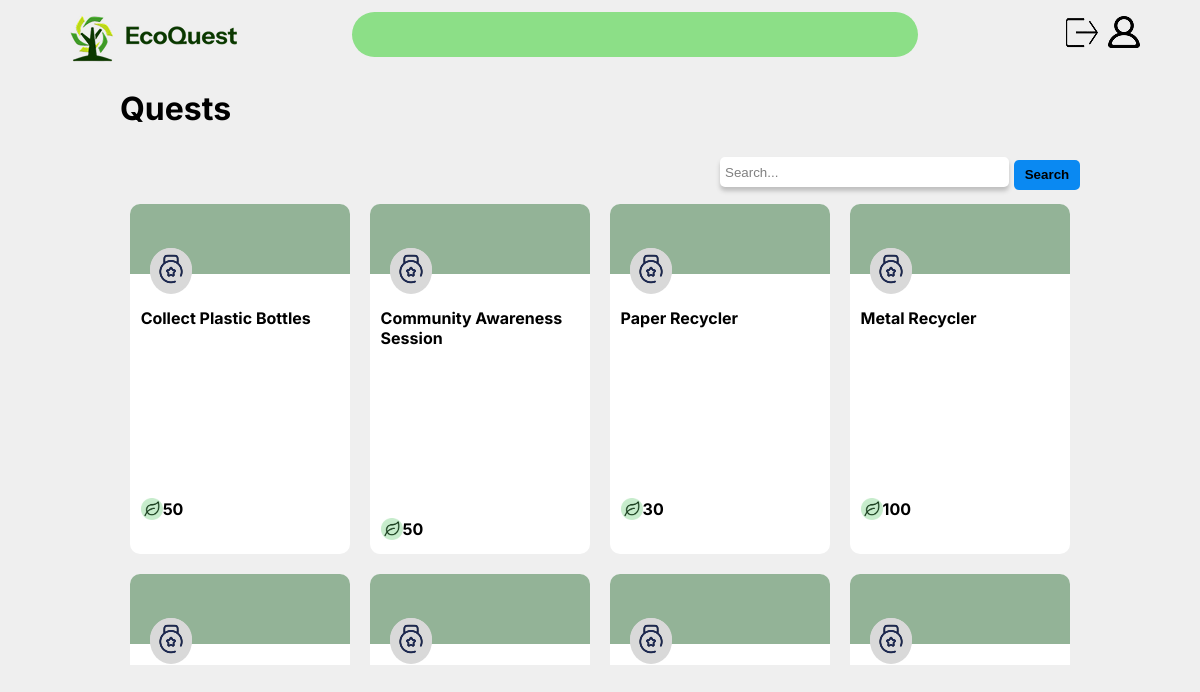
The app's page /quest/quest/quest.php with its own data.
### tables this page shows
CREATE TABLE IF NOT EXISTS `quest` (
  `questID` int NOT NULL AUTO_INCREMENT,
  `vendorID` int NOT NULL,
  `title` varchar(255) NOT NULL,
  `banner` varchar(255) DEFAULT NULL,
  `description` varchar(1000) DEFAULT NULL,
  `unit` decimal(10,2) NOT NULL,
  `points` int NOT NULL,
  PRIMARY KEY (`questID`),
  KEY `vendorID` (`vendorID`)
);

### quest/quest/quest.php (the view, shortened to what this page needs)
<?php
    include $_SERVER['DOCUMENT_ROOT'].'/RWDD/setup/navigation.php';
?>
<!DOCTYPE html>
<html lang="en">
<head>
    <link rel="stylesheet" href="/RWDD/css/layout.css" />
    <link rel="stylesheet" href="/RWDD/css/form.css" />
    <link rel="stylesheet" href="/RWDD/quest/quest/quest.css" />
</head>
<body>
    <div id="wrapper">
        <h1>Quests</h1>
        <div class="search">
            <form method="post">
                <input type="text" placeholder="Search..." name="searchInput" />
                <input type="submit" value="Search" name="search" />
            </form>
        </div>
        <?php if (isset($_POST['search'])) {
            $search = trim($_POST['searchInput']);
            $sql = "SELECT q.*
                    FROM quest q
                    LEFT JOIN vendor v ON v.vendorID = q.vendorID
                    WHERE q.title LIKE '%$search%' OR q.description LIKE '%$search%';";
            $statement = mysqli_query($connect, $sql);
        } else {
            $sql = "SELECT * FROM quest";
            $statement = mysqli_query($connect, $sql);
        }
        ?>
        <div id="manage">
            <?php
                while ($quest = mysqli_fetch_array($statement)) {
                    $picture = $quest['banner'];
                    $name = $quest['title'];
                    $description = $quest['description'];
                    $points = $quest['points'];
                    $questID = $quest['questID'];
                    echo "<form class='quest' method='post' onclick=\"return viewDetails(event, '$questID')\">";
                    echo "<label class='questBanner'>";
                    echo "<span class='bannerPicture'><div class='picture' style=\"background-image: url('/RWDD/quest/quest/picture/$picture\")\|></div></span>";
                    echo "<span class='badge'><img src='/RWDD/quest/icon/badge.png' /></span>";
                    echo "</label>";
                    echo "<h4>$name</h4>";
                    echo "<p>$description</p>";
                    echo "<div class='questPoints' style='justify-content: left'>";
                    echo "<img src='/RWDD/quest/icon/quest.png' />";
                    echo "<label>$points</label>";
                    echo "</div>";
                    echo "</form>";
                } ?>
        </div>
    </div>
</body>
</html>

### css/layout.css (style rules this page uses)
body { display: grid; font-family: 'Inter'; grid-template-columns: repeat(20, 1fr); background-color: #EFEFEF; margin: 0; }
.search form { display: flex; align-items: center; }
.search input[type=text] { padding: 5px; margin: 0; }
.search input[type=submit] { background-color: #0A89F2; color: black; font-weight: bold; margin-left: 5px; padding: 0 3% 0 3%; }

### css/form.css (style rules this page uses)
label { font-weight: bold; text-align: left; }
input[type=text], input[type=password], input[type=email], input[type=tel], input[type=number], textarea { width: 100%; border: none; border-radius: 5px; box-shadow: 0 4px 4px #BFBFBF; height: 30px; padding-left: 35px; margin: 5px 0 10px 0; outline: none; box-sizing: border-box; }
input[type=submit], input[type=button], button, input[type=reset] { cursor: pointer; height: 30px; border: none; border-radius: 5px; margin: 10px 0px 5px 0px; cursor: pointer; }
input::placeholder { color: #808080; }

### quest/quest/quest.css (style rules this page uses)
.quest { background-color: white; border-radius: 10px; height: 350px; }
.questBanner { display: inline-block; width: 100%; height: 70px; position: relative; margin-bottom: 30px; }
.bannerPicture .picture { width: 100%; height: 70px; background-color: #93B397; border-radius: 10px 10px 0 0 ; object-fit: contain; }
.badge { position: absolute; left: 20px; bottom: -20px; border-radius: 50%; background-color:#D9D9D9; }
h4 { margin: 0 5% 0 5%; }
p { font-size: 12px; margin: 5px 5% 5px 5%; }
.questPoints { margin: 0 5% 5px 5%; display: flex; align-items: center; justify-content: space-evenly; }
.questPoints img { width: 22px; height: 22px; }
.quest p { height: 160px; overflow-y: auto; overflow-x: hidden; }
@media only screen and (min-width: 800px) { h1 { grid-column: 1 / 21; } }
@media only screen and (min-width: 800px) { #wrapper { display: grid; grid-column: 3 / 19; grid-template-columns: repeat(16, 1fr); } }
@media only screen and (min-width: 800px) { #manage { display: flex; flex-wrap: wrap; justify-content: flex-start; height: 470px; overflow-y: scroll; grid-column: 1 / 17; } }
@media only screen and (min-width: 800px) { .quest { width: 23%; margin: 1%; } }
@media only screen and (min-width: 800px) { .search { grid-column: 11 / 17; } }

### records on screen
quest: title "Collect Plastic Bottles", points "50"
quest: title "Community Awareness Session", points "50"
quest: title "Paper Recycler", points "30"
quest: title "Metal Recycler", points "100"
